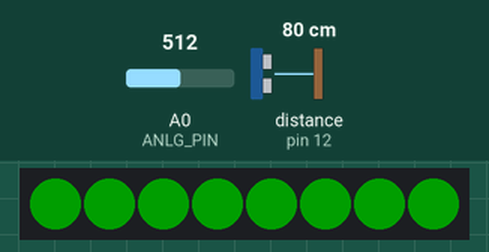
A sketch run on a simulated Arduino Nano, built with avr-gcc and run on an emulated ATmega328P. On the bench: 8 RGB LEDs in strip order, left to right. Inputs (shaded band) come from the test bench; at power-on: distance to the obstacle (sensor on pin 12) 80 cm, A0 (ANLG_PIN) = 512. The echo pulse lasts 58.3 µs per cm; dim RGB values are drawn brighter than linear; what the sketch prints to the serial monitor is not drawn.

Above: at 2.5 s.
2.6 s: distance to the obstacle (sensor on pin 12) set to 9 cm
At 4.2 s:
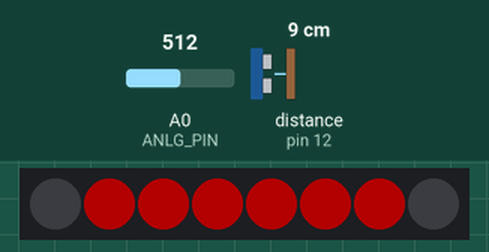
5.3 s: A0 (ANLG_PIN) set to 134
6.8 s: A0 (ANLG_PIN) set to 121
At 7.2 s:
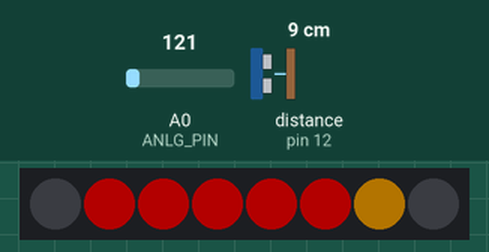
8.8 s: distance to the obstacle (sensor on pin 12) set to 120 cm
At 8.87 s:
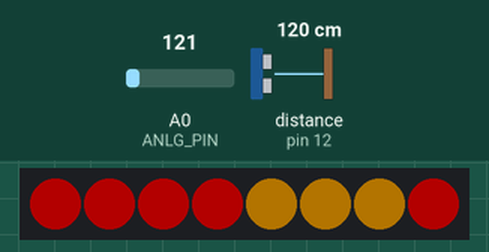
10.4 s: distance to the obstacle (sensor on pin 12) set to 35 cm
At 11.8 s:
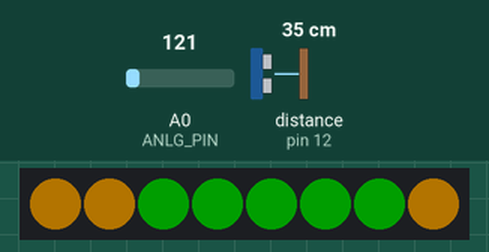
12.6 s: distance to the obstacle (sensor on pin 12) set to 60 cm
At 13.9 s:
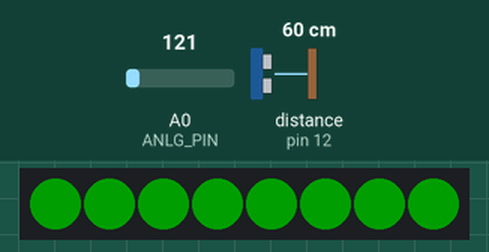
Timing chart, 0 to 15.3 s (numbered marks = the images above; inputs shaded):
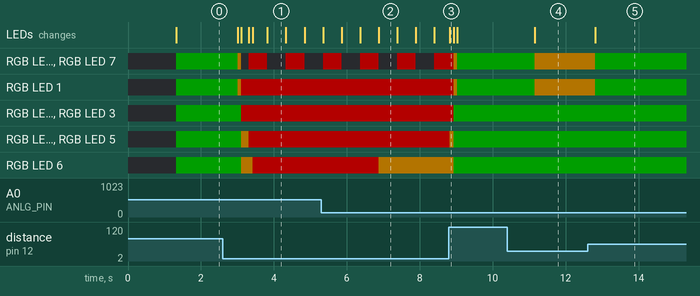

Measured:
- the behaviour switches between 128 and 127 on A0 (ANLG_PIN) (found by bisection; images 1 and 2)
- after the input at 2.6 s, RGB LED 0: RGB(0, 30, 0) → RGB(60, 39, 0) after 0.41 s, → off 0.10 s later, → RGB(60, 0, 0) 0.20 s later, → off 0.51 s later, … (6 changes in this stretch); RGB LED 1: RGB(0, 30, 0) → RGB(60, 39, 0) after 0.41 s, → RGB(60, 0, 0) 0.10 s later
- after the input at 6.8 s, the LEDs: change after 0.08 s (image 2)
- after the input at 8.8 s, the LEDs: change at once (image 3)
- after the input at 10.4 s, RGB LED 0, RGB LED 1, RGB LED 7: RGB(0, 30, 0) → RGB(60, 39, 0) after 0.76 s; the LEDs: change after 0.76 s (image 4)
- after the input at 12.6 s, RGB LED 0, RGB LED 1, RGB LED 7: RGB(60, 39, 0) → RGB(0, 30, 0) after 0.22 s; the LEDs: change after 0.22 s (image 5)
- what the display in image 1 shows lasts 0.5 s, from 3.8 s to 4.3 s

The sketch:

BetterPosture.ino
```cpp
// We're including two Libraries, "Ultrasonic.h" and "FastLED.h"
// FastLED.h gives us the ability to addres the WS2812 LEDs
// "Ultrasonic.h" allows us to trigger and read the ultrasonic sensor
#include "Ultrasonic.h"
#include "FastLED.h"

// Mark Olson 2016-09
//
// adapted from TWIT-TV Know How https://twit.tv/shows/know-how/episodes/178
//     major kudos to Fr. Robert Ballecer and Bryan Burnett for their show
//             and for pointing me to the FastLED library
//     major kudos to Daniel Garcia and Mark Kriegsman for the FANTASTIC FastLED library and examples!!!
//
// My buddy Jim and I pretty much re-wrote the code for our own sensibilities
//
// Using a moving average of the utrasound ranges so crazy individual readings don't goof us
//
// Discovered it REALLY helps to use AREF when using an analog signal; maybe that is needed due to
//    using inexpensive clone Arduino nano
// Also using a software hysteresis. When the potentiometer is found to be in a certain interval
//    then we make it "sticky" by extending that interval a bit on both sides (POT_HYST_DELTA)

// We are using an 8-LED stick
#define NUM_LEDS 8

// We'll be using Digital Data Pin #3 to control the WS2812 LEDs
#define LED_DATA_PIN 3

// This tells the ultrasonic library that the trigger pin is on digital 13
// This also tells the ultrasonic library that the echo pin is on digital 12
#define ULTRA_TRIG_PIN 13
#define ULTRA_ECHO_PIN 12
// we use the range value from the Ultrasonic sensor to decide we are in one of
//    ULTRA_REGION_NUM display ranges (or OFF)
//    ranges are mapped to appropriate entry in led_ultra_range_mapping[] array
#define ULTRA_REGION_NUM 6

// we will use analog pin A0 to read the potentiometer
// the potentiometer adjusts the desired car position (fine grain)
#define ANLG_PIN 0

// These are the definitions for our software hysteresis
// the setup() routine initializes the interval_* arrays
// NOTE FIXME DEPENDS ON POT_RAW_NUM_INTVL BEING A POWER OF 2 AND EXACTLY DIVISIBLE INTO COUNTS
#define POT_RAW_NUM_INTVL 16 // size of an interval
#define POT_HYST_DELTA 4 // size extra size of hysteresis each side in counts
#define POT_RAW_NUM_COUNTS 1024 // so max val is 1023
int interval_low[POT_RAW_NUM_INTVL];
int interval_high[POT_RAW_NUM_INTVL];
int interval_hyst_low[POT_RAW_NUM_INTVL];
int interval_hyst_high[POT_RAW_NUM_INTVL];

// Creates an array with the length set by NUM_LEDS above
// This is the array the library will read to determine how each LED in the strand should be set
CRGB led_display[NUM_LEDS];
CRGB led_ultra_range_mapping[8 * NUM_LEDS] = { \
    CRGB::Green,   CRGB::Green,   CRGB::Green,   CRGB::Green,   CRGB::Green,   CRGB::Green,   CRGB::Green,   CRGB::Green,  \
    CRGB::Orange,  CRGB::Orange,  CRGB::Green,   CRGB::Green,   CRGB::Green,   CRGB::Green,   CRGB::Green,   CRGB::Orange, \
    CRGB::Orange,  CRGB::Orange,  CRGB::Orange,  CRGB::Green,   CRGB::Green,   CRGB::Green,   CRGB::Green,   CRGB::Orange, \
    CRGB::Red,     CRGB::Red,     CRGB::Red,     CRGB::Red,     CRGB::Orange,  CRGB::Orange,  CRGB::Orange,  CRGB::Red,  \
    CRGB::Red,     CRGB::Red,     CRGB::Red,     CRGB::Red,     CRGB::Red,     CRGB::Orange,  CRGB::Orange,  CRGB::Red,  \
    CRGB::Red,     CRGB::Red,     CRGB::Red,     CRGB::Red,     CRGB::Red,     CRGB::Red,     CRGB::Orange,  CRGB::Red,  \
    CRGB::Red,     CRGB::Red,     CRGB::Red,     CRGB::Red,     CRGB::Red,     CRGB::Red,     CRGB::Red,     CRGB::Red,  \
    CRGB::Black,   CRGB::Black,   CRGB::Black,   CRGB::Black,   CRGB::Black,   CRGB::Black,   CRGB::Black,   CRGB::Black};

int blnk_cnt = 0;
int blnk_on = 0;
#define BLNK_CNT_MAX 5

// for now - DEBUG FIXME calc range from potentiometer
#define RANGE_MVNG_AVG_NUM 8
int range_mvng_avg_array[RANGE_MVNG_AVG_NUM] = { 2000, 2000, 2000, 2000, 2000, 2000, 2000, 2000 };
int range_mvng_avg_idx = 0;

// Now we're going to initialize an instance from the Ultrasonic Sensor library with our pin numbers
// The sensor itself needs four leads: ground, vcc, trigger, and echo
Ultrasonic ultrasonic(ULTRA_TRIG_PIN,ULTRA_ECHO_PIN);

// copy_leds does the copying of the CRGB values
// also takes care of blinking
void copy_leds(int idx, CRGB *from, CRGB *to)
{
  for (int i = 0; i < NUM_LEDS; i += 1)
  {
    to[i] = from[i + NUM_LEDS * idx];
  }

  // do we need to blink the edges
  blnk_cnt += 1;
  blnk_cnt %= BLNK_CNT_MAX;
  if (0 == blnk_cnt) blnk_on ^= 1;
  if ((idx > 2) && (1 == blnk_on))
  {
    to[0] = CRGB::Black;
    to[NUM_LEDS-1] = CRGB::Black;
  }
}

// setup()
//   initializes FastLED library for our config
//   initializes serial port
//   initializes hysteresis range arrays
void setup()
{
  FastLED.addLeds<NEOPIXEL,LED_DATA_PIN>(led_display, NUM_LEDS);
  Serial.begin(9600);

  Serial.println("setup");

  int raw_num_per_intvl = (POT_RAW_NUM_COUNTS / POT_RAW_NUM_INTVL);
  for (int i = 0; i < POT_RAW_NUM_INTVL; i += 1)
  {
    interval_low[i] = raw_num_per_intvl * i;
    interval_high[i] = interval_low[i] + raw_num_per_intvl - 1;
    interval_hyst_low[i] = max(0, interval_low[i] - POT_HYST_DELTA);
    interval_hyst_high[i] = min(POT_RAW_NUM_COUNTS - 1, interval_high[i] + POT_HYST_DELTA);
    Serial.print(i);
    Serial.print(", ");
    Serial.print(interval_low[i]);
    Serial.print(", ");
    Serial.print(interval_high[i]);
    Serial.print(", ");
    Serial.print(interval_hyst_low[i]);
    Serial.print(", ");
    Serial.println(interval_hyst_high[i]);
  }
  delay(1000);
}

// loop()
//    sorry; gets a little complex here ... ;^)
//
//    we read the potentiometer and calculate its interval using hysteresis
//       note: normally the potentiometer only moved during calibration
//    using this we calculate the range_regions[] to use for the ultrasonic ranging
//
//    we get the range from the instance of the Ultrasonic library and pass it
//       through a moving average (a low pass filter (LPF) with some zeros)
//
//    we calculate what region the LPF range is in with a check for "no ultrasound bounce" return
//    the index of that region is the index into led_ultra_range_mapping[] for display
//       so we call copy_leds() with that index
//    copy_leds() takes care of LED blinking using a count based on time
//
void loop() {

  static int idx = 0;
  static int range_regions_min[ULTRA_REGION_NUM] = { 42, 32, 27, 17, 12, 7 };
  static int range_regions[ULTRA_REGION_NUM] = { 42, 32, 27, 17, 12, 7 };
  static int range_avg;
  static int potIntvl = 0; // number calculated from potentiometer using hysteresis; previous at entry
  static int once = 0;

  if (0 == once)
  {
    once = 1;
    Serial.println("loop");
  }

  int aRead = analogRead(ANLG_PIN); // This checks the pot connected to Analog Pin - and gives us a value between 0-1024

  // calculate next potIntvl using hysteresis. If still in expanded region of past poTintvl, no change
  if ((aRead <= interval_hyst_low[potIntvl]) || (aRead >= interval_hyst_high[potIntvl]))
  {
    for (int i = 0; i < POT_RAW_NUM_INTVL; i += 1)
    {
      if ((aRead >= interval_low[i]) && (aRead <= interval_high[i]))
      {
        potIntvl = i;
        break;
      }
    }
  }
  for (int i = 0; i < ULTRA_REGION_NUM; i += 1)
  {
    range_regions[i] = range_regions_min[i] + potIntvl;
  }

  //Serial.print(aRead);
  //Serial.print(", ");
  //Serial.println(potVal);

  // This creates an integer variable called "range", then fills it with the range from the Ultrasonic sensor in centimeters
  int range=(ultrasonic.Ranging(CM));
  //Serial.println(range);

  range_mvng_avg_array[range_mvng_avg_idx] = range;
  range_mvng_avg_idx = (range_mvng_avg_idx + 1) % RANGE_MVNG_AVG_NUM;
  // brute force moving average
  range_avg = 0;
  for (int i = 0; i < RANGE_MVNG_AVG_NUM; i += 1)
  {
    //Serial.print(range_avg);
    //Serial.print(", ");
    range_avg += range_mvng_avg_array[i];
  }
  //Serial.println(range_avg);
  range_avg /= RANGE_MVNG_AVG_NUM;
  //Serial.println(range_avg);

  // compute regions for range measurement

  // see what region idx we are in
  idx = ULTRA_REGION_NUM;
  for (int i = 0; i < ULTRA_REGION_NUM; i += 1)
  {
    if (range_avg > range_regions[i])
    {
      idx = i;
      break;
    }
  }
  if (range_avg > 2200) idx = 7; // DEBUG FIXME what is correct bounce not returning value
  //Serial.println(idx);

  copy_leds(idx, led_ultra_range_mapping, led_display);
  FastLED.setBrightness(60);
  FastLED.show();

  delay(100);
}
```
